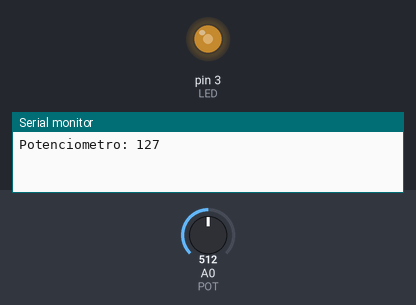
The sketch below on a simulated Arduino Uno, built with avr-gcc and run on an emulated ATmega328P. Parts: output pins drawn as LEDs (lit = HIGH), the last lines printed to the serial monitor. The test bench sets the inputs (shaded band); at power-on: A0 (POT) = 512.

Above: at 1.2 s.
1.3 s: A0 (POT) set to 716
At 1.7 s:
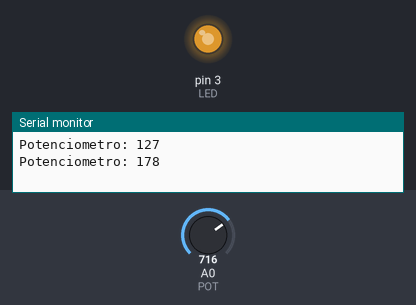
2.8 s: A0 (POT) set to 900
At 3.2 s:
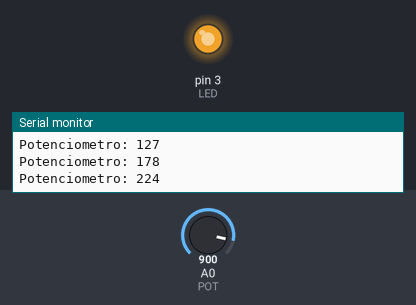
4.3 s: A0 (POT) set to 122
At 4.7 s:
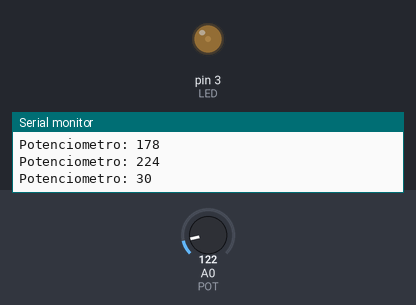
5.8 s: A0 (POT) set to 0
At 6.2 s:
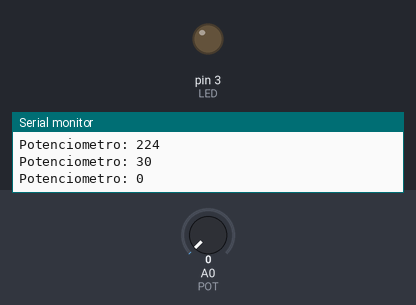
7.3 s: A0 (POT) set to 511
At 7.8 s:
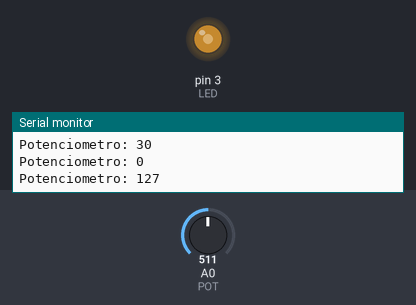
Timing chart, 0 to 9.8 s (numbered marks = the images above; inputs shaded):
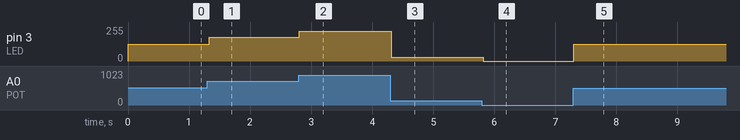

Measured:
- after the input at 1.3 s, pin 3 (LED): 127/255 → 178/255 at once
- after the input at 2.8 s, pin 3 (LED): 178/255 → 224/255 at once
- after the input at 4.3 s, pin 3 (LED): 224/255 → 30/255 at once
- after the input at 5.8 s, pin 3 (LED): 30/255 → 0/255 at once
- after the input at 7.3 s, pin 3 (LED): 0/255 → 127/255 at once

The sketch:

P11.ino
```cpp
#define LED 3
#define POT A0  // pin al que se ha conectado el potenciometro

int raw_pot; // almacenar el valor del potenciometro
bool flag = true;
int duty, temp;   // ciclo util de la PWM

void setup() {
  // apago el motor poniendo el pin en estado bajo
  Serial.begin(9600);
  pinMode(LED, OUTPUT);
  digitalWrite( LED, LOW );

}

void loop() {
  // put your main code here, to run repeatedly:

  raw_pot = analogRead(POT);
  duty = map(raw_pot, 0, 1023, 0, 255); // mapeo el valor de la lectura al rango 0-255
  analogWrite( LED, duty );     // actualizar ciclo de trabajo
  if(duty  !=  temp  ||  (duty  ==  0  &&  flag  ==  true))
  {
    Serial.print("Potenciometro: ");
    Serial.println(duty);
    flag = false;
    temp = duty;
  }
  delay(30);
}
```
